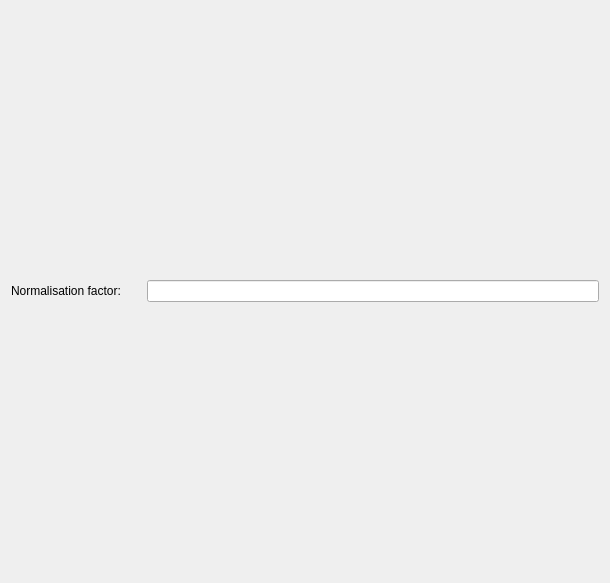
<?xml version="1.0" encoding="UTF-8"?>
<ui version="4.0">
 <class>tf_assymetry_fitting_widget</class>
 <widget class="QWidget" name="tf_assymetry_fitting_widget">
  <property name="geometry">
   <rect>
    <x>0</x>
    <y>0</y>
    <width>610</width>
    <height>583</height>
   </rect>
  </property>
  <property name="windowTitle">
   <string>Form</string>
  </property>
  <layout class="QVBoxLayout" name="verticalLayout">
   <item>
    <widget class="QFrame" name="frame">
     <layout class="QGridLayout" name="gridLayout_2">
      <property name="leftMargin">
       <number>0</number>
      </property>
      <property name="topMargin">
       <number>0</number>
      </property>
      <property name="rightMargin">
       <number>0</number>
      </property>
      <property name="bottomMargin">
       <number>0</number>
      </property>
      <item row="0" column="0">
       <widget class="QLabel" name="normalisation_label">
        <property name="minimumSize">
         <size>
          <width>130</width>
          <height>0</height>
         </size>
        </property>
        <property name="maximumSize">
         <size>
          <width>130</width>
          <height>16777215</height>
         </size>
        </property>
        <property name="text">
         <string>Normalisation factor:</string>
        </property>
       </widget>
      </item>
      <item row="0" column="1">
       <widget class="QLineEdit" name="normalisation_line_edit"/>
      </item>
     </layout>
    </widget>
   </item>
  </layout>
 </widget>
 <resources/>
 <connections/>
</ui>
